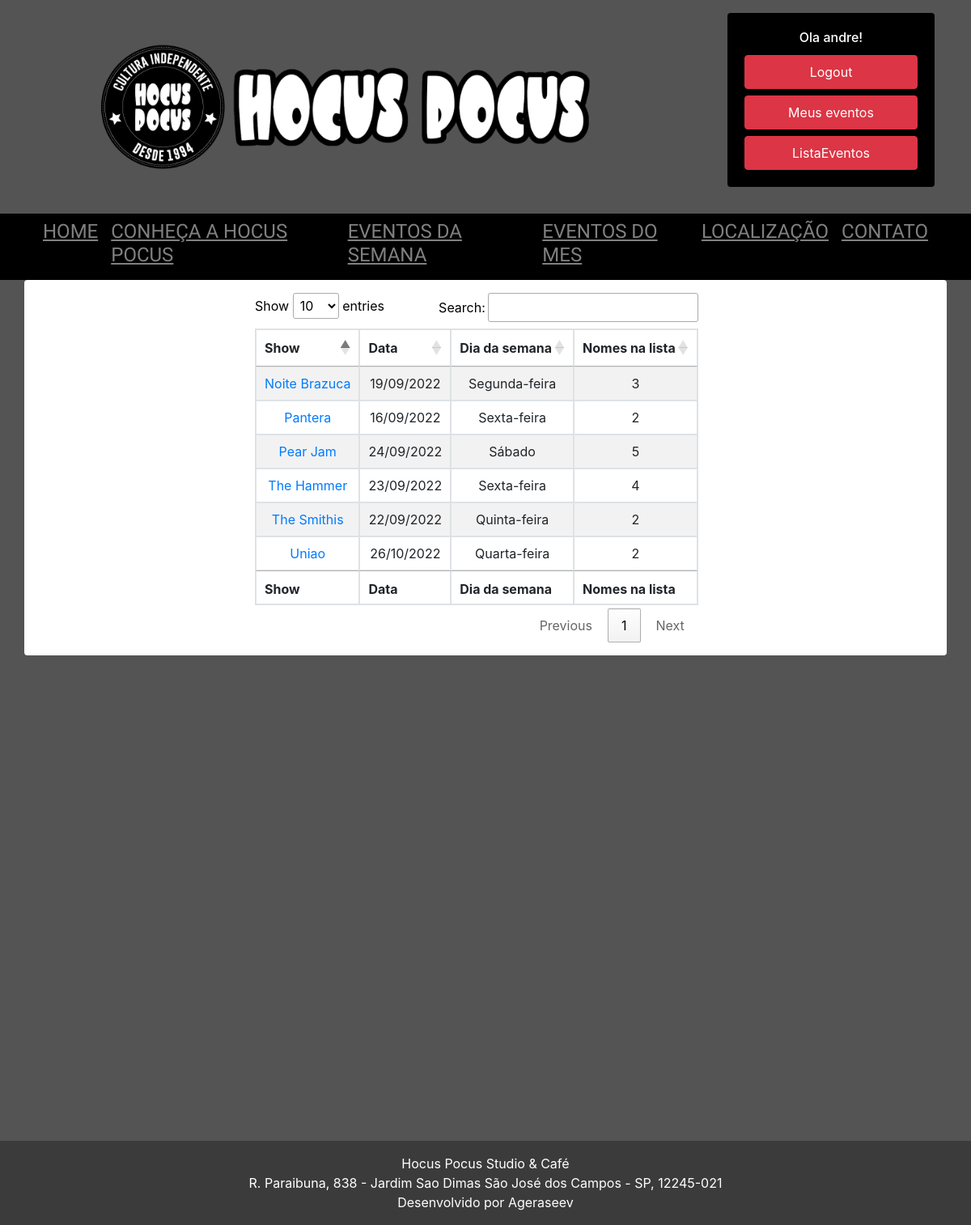
The app's page /listaevento (signed in), older data.
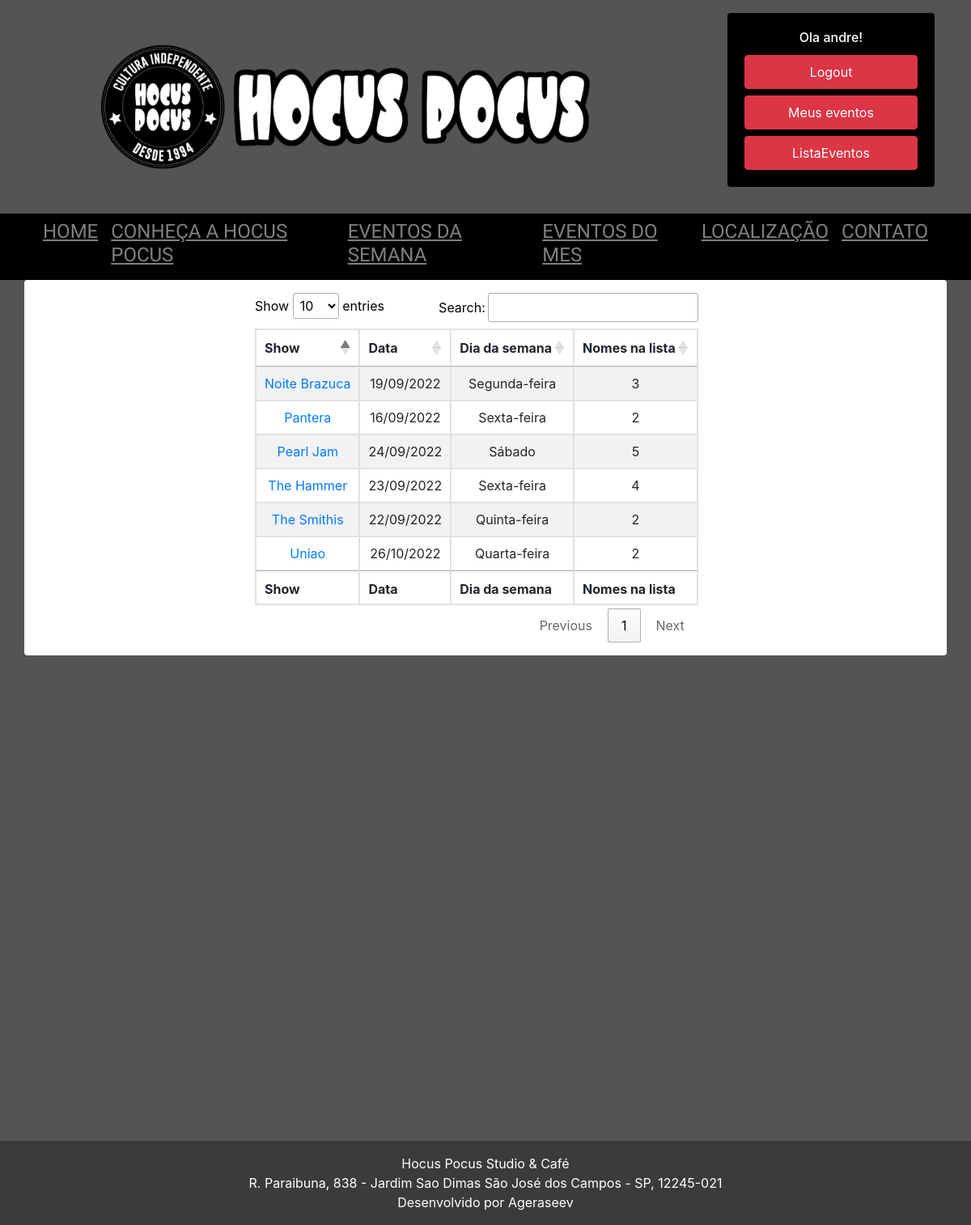
The same page, newer data.
### show/models.py (models this page shows, shortened)
class Show(models.Model):
    titulo_show = models.CharField(max_length=100, )
    descricao_show = models.TextField(max_length=2000)
    horario_do_show = models.CharField(max_length=100, null=True)
    data_do_show = models.DateField(null=True)
    banner = models.ImageField(upload_to='static/banners', blank=True)
    quadrado = models.ImageField(upload_to='static/banners', blank=True)
    valor = models.DecimalField(max_digits=10, decimal_places=2, blank=True, null= True )
    publicada = models.BooleanField(default=False)
    pix = models.BooleanField(default=False)
    chave_pix = models.CharField(max_length=200, blank=True, null=True)

class NomeLista(models.Model):
    sem_registro = models.ForeignKey(UsuarioSemRegistro, on_delete=models.CASCADE, blank=True, null= True)
    roqueiro = models.ForeignKey(Usuario, on_delete=models.CASCADE, blank=True, null= True)
    pagamento = models.BooleanField(default=False)
    comprovante = models.ImageField(upload_to='comprovantes', blank=True)
    lista_reserva = models.ForeignKey(Show, on_delete=models.CASCADE, blank=True, null= True,)
    class Meta:
        unique_together = ('roqueiro', 'lista_reserva')

### show/views.py (the view)
# urls.py: path('listaevento', listaevento, name='listaevento'),
def listaevento(request):
    if request.user.is_staff:
        roqueiros = NomeLista.objects.all()
        show = Show.objects.filter(publicada=True)
        dados = {
            'roqueiro': roqueiros,
                 'show': show,
        }
        return render(request, 'listaevento.html', dados)
    else:
        return redirect('home')

### templates/listaevento.html (shortened to what this page needs)
{% extends 'base4.html' %}
{% load static %}
{% block content %}
<link rel="stylesheet" href="https://cdn.datatables.net/1.10.2/css/jquery.dataTables.min.css">
<body>
<div class="container bg-white rounded text-center ">
    <div class="row">
        <div class="col-lg-3 col-sm-2"></div>
        <div class="col-8 my-3 text-center">
            <div class="row header" style="text-align:center;color:black">
                <table id="example" class="table table-striped table-bordered" style="width:100%">
                    <thead>
                    <tr>
                        <th>Show</th>
                        <th>Data</th>
                        <th>Dia da semana</th>
                        <th>Nomes na lista</th>
                    </tr>
                    </thead>
                    <tbody>
                    {% for shows in show %}
                    <tr>
                        <td><a href="{% url 'lista' %}/{{ shows.id }} "> {{ shows.titulo_show }} </a></td>
                        <td>{{ shows.data_do_show|date:"SHORT_DATE_FORMAT" }}</td>
                        <td>{{ shows.data_do_show|date:"l" }}</td>
                        <td>{{ shows.nomelista_set.all|length }}</td>
                    </tr>
                    {% endfor %}
                    </tbody>
                    <tfoot>
                    <tr>
                        <th>Show</th>
                        <th>Data</th>
                        <th>Dia da semana</th>
                        <th>Nomes na lista</th>
                    </tr>
                    </tfoot>
                </table>
            </div>
        </div>
    </div>
</div>
{% endblock %}

Row changes from the older to the newer data that the page shows:
changed Show "Sábado": titulo_show "Pear Jam" → "Pearl Jam"
